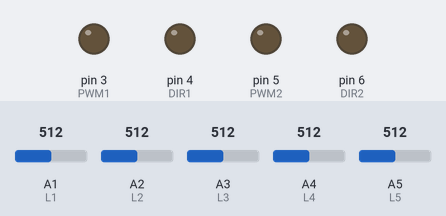
This sketch was run on a simulated Arduino Uno, built with avr-gcc and run on an emulated ATmega328P. Shown: output pins drawn as LEDs (lit = HIGH). Inputs (shaded band) come from the test bench; at power-on: A1 (L1) = 512, A2 (L2) = 512, A3 (L3) = 512, A4 (L4) = 512, A5 (L5) = 512.

Above: at 11.2 s.
11.3 s: A1 (L1) set to 423
12.8 s: A1 (L1) set to 403
At 14.0 s:
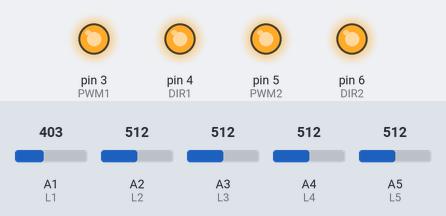
14.3 s: A1 (L1) set to 716
At 15.2 s:
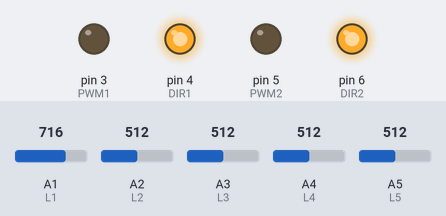
15.8 s: A1 (L1) set to 306
At 16.3 s:
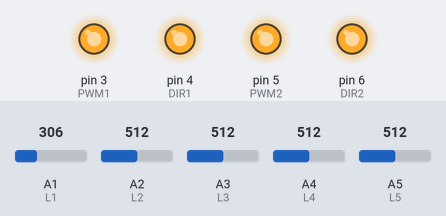
17.3 s: A1 (L1) set to 760
At 18.7 s:
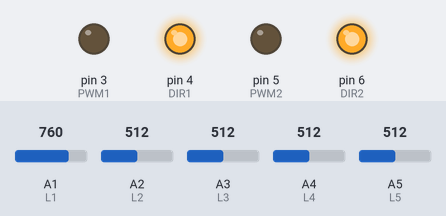
Timing chart, 0 to 19.8 s (numbered marks = the images above; inputs shaded):
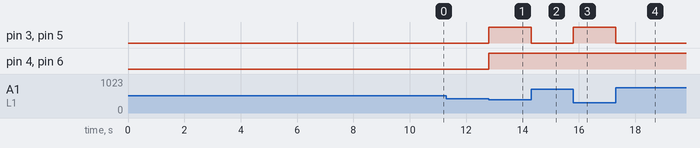

The sketch:

teste.ino
```cpp
#define LDR A0

#define L1 A1
#define L2 A2
#define L3 A3
#define L4 A4
#define L5 A5

#define PWM1 3
#define PWM2 5
#define DIR1 4
#define DIR2 6

#define MA1 7
#define MA2 8
#define MB1 9
#define MB2 10

boolean start = false;

unsigned long startTime;
unsigned long endTime;

int xmax[5] = {0, 0, 0, 0, 0};
int xmin[5] = {1023, 1023, 1023, 1023, 1023};
double val[5];
double cal[5];
double total = 0;

void setup(){
    Serial.begin(9600);

    pinMode(LDR, INPUT);

    pinMode(L1, INPUT);
    pinMode(L2, INPUT);
    pinMode(L3, INPUT);
    pinMode(L4, INPUT);
    pinMode(L5, INPUT);

    pinMode(PWM1, OUTPUT);
    pinMode(PWM2, OUTPUT);
    pinMode(DIR1, OUTPUT);
    pinMode(DIR2, OUTPUT);

    pinMode(MA1, INPUT_PULLUP);
    pinMode(MA2, INPUT_PULLUP);
    pinMode(MB1, INPUT_PULLUP);
    pinMode(MB2, INPUT_PULLUP);

    calibrar();
    startTime = 0;
    endTime = 0;
}

void loop(){
    /*
    while(!start){
        readLDR();
    }
    */
    run();
}

void run(){
    startTime = millis();
    readLine();
    if(val[0] >= (xmax[0] - 100) && val[1] >= (xmax[1] - 100) && val[2] >= (xmax[2] - 100) && val[3] >= (xmax[3] - 100) && val[4] >= (xmax[4] - 100) ){
        stopping();
        endTime = millis();
        //sendMessage();
        start = !start;
    }else if(total < -250){
        right();
    }else if(total > 250){
        left();
    }else {
        forward();
    }
}

void forward(){
    analogWrite(PWM1, 255);
    analogWrite(PWM2, 255);
    digitalWrite(DIR1, HIGH);
    digitalWrite(DIR2, HIGH);
}

void left(){
    analogWrite(PWM1, 30);
    analogWrite(PWM2, 60);
    digitalWrite(DIR1, LOW);
    digitalWrite(DIR2, HIGH);
}

void right(){
    analogWrite(PWM1, 60);
    analogWrite(PWM2, 30);
    digitalWrite(DIR1, HIGH);
    digitalWrite(DIR2, LOW);
}

void stopping(){
    analogWrite(PWM1, 0);
    analogWrite(PWM2, 0);
}

void calibrar(){
    startTime = millis();
    while((millis()-startTime) < 10000){
        val[0] = analogRead(L1);
        val[1] = analogRead(L2);
        val[2] = analogRead(L3);
        val[3] = analogRead(L4);
        val[4] = analogRead(L5);
        for(int i = 0; i < 5; i++){
            if(val[i] > xmax[i]){
                xmax[i] = val[i];
            }else if(val[i] < xmin[i]){
                xmin[i] = val[i];
            }
        }
    }
}

void readLDR(){
    if(analogRead(LDR) > 750){
        start = !start;
    }
}

void readLine(){
  total = 0;
  val[0] = analogRead(L1);
  val[1] = analogRead(L2);
  val[2] = analogRead(L3);
  val[3] = analogRead(L4);
  val[4] = analogRead(L5);
  int n;
  for(n = 0; n < 5; n++){
    cal[n] = (val[n] - xmin[n])/(xmax[n] - xmin[n]) * 1000;
    total = total + (cal[n] * (n-2));
  }
}
```

Measured:
- the behaviour switches between 412 and 411 on A1 (L1) (found by bisection; images 0 and 1)
- after the input at 11.3 s, every drawn part: stays the same
- after the input at 12.8 s, pin 3 (PWM1), pin 4 (DIR1), pin 5 (PWM2), pin 6 (DIR2): LOW → HIGH at once
- after the input at 14.3 s, pin 3 (PWM1), pin 5 (PWM2): HIGH → LOW at once
- after the input at 15.8 s, pin 3 (PWM1), pin 5 (PWM2): LOW → HIGH at once
- after the input at 17.3 s, pin 3 (PWM1), pin 5 (PWM2): HIGH → LOW at once
